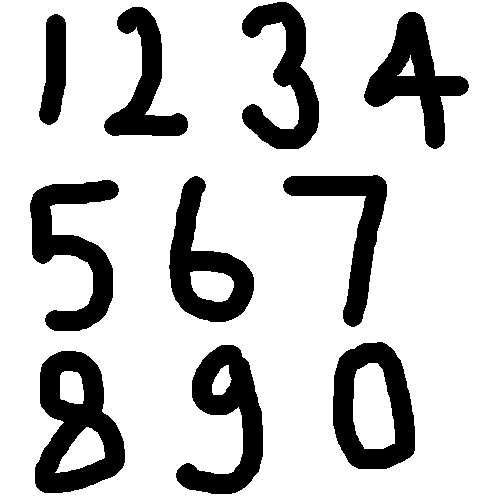
#> input picture multi_digits/out.png, 500 x 500 px, found by its file name
$ jupyter execute multi_digits.py.ipynb   (older library calls are emulated)
#> lines starting #> are read from the running program, lines starting #| are printed output that depends on the picture; after the words box and inside, x2 and y2 are one past the last pixel; in counts of white or black regions, pixels touching at a corner belong together
[cell 1]
import cv2
import numpy as np
import matplotlib.pyplot as plt


def image_show(img):
    cv2.imshow('digits',img)
    cv2.waitKey(0)
    cv2.destroyAllWindows()

img = cv2.imread('digits/out.png',2)
#> img: shape (500, 500); 79.3% white; 10 black regions
img_org =  cv2.imread('digits/out.png')
#> img_org is the input picture: shape (500, 500, 3); 79.3% white; 10 black regions, largest, box (x1, y1, x2, y2) and area: (35, 351, 125, 493) 7099, (176, 345, 263, 494) 5947, (30, 180, 119, 331) 5880
ret,thresh = cv2.threshold(img,127,255,0)
im2,contours,hierarchy = cv2.findContours(thresh, cv2.RETR_CCOMP, cv2.CHAIN_APPROX_SIMPLE)
#> contours = 17 contours; largest, box (x1, y1, x2, y2) and area: (0, 0, 500, 500) 249001, (34, 350, 126, 494) 9240, (332, 341, 416, 470) 8792, (168, 175, 255, 323) 6632, (175, 344, 264, 495) 6570
for j,cnt in enumerate(contours):
    M = cv2.moments(cnt)
    cx = int(M['m10']/M['m00'])
    cy = int(M['m01']/M['m00'])
    area = cv2.contourArea(cnt)
    perimeter = cv2.arcLength(cnt,True)
    epsilon = 0.001*cv2.arcLength(cnt,True)
    approx = cv2.approxPolyDP(cnt,epsilon,True)

    hull = cv2.convexHull(cnt)
    k = cv2.isContourConvex(cnt)
    x,y,w,h = cv2.boundingRect(cnt)
#     if(w<300 and h <300 and (w>50 or h>50) and w>15  and h> 25):
    if(hierarchy[0][j][3]!=-1):
        cv2.rectangle(img_org,(x,y),(x+w,y+h),(0,255,0),2)

#         roi = img[y:y+h, int(x-h/2):int(x+h/2)]
        roi = img[y:y+h, x:x+w]
        path =  'digits/all/' + str(j) + '.png'
        cv2.imwrite(path, roi)


    #drawing contours
        rect = cv2.minAreaRect(cnt)
        box = cv2.boxPoints(rect)
        box = np.int0(box)
        cv2.drawContours(img_org,[approx],0,(0,0,225),2)


        (x,y),radius = cv2.minEnclosingCircle(cnt)
        center = (int(x),int(y))
        radius = int(radius)
        im = cv2.circle(img_org,center,2,(0,255,0),2)
#> this loop made 17 passes
#> (cx, cy, area, perimeter, epsilon, k) on passes 8, 9, 10, 12, 13, 16, 17: (76, 426, 9240.5, 437.4, 0.437, False), (226, 418, 6569.5, 528.7, 0.529, False), (372, 407, 8792.5, 367.5, 0.368, False), (204, 267, 6632, 428, 0.428, False), (350, 227, 4891, 512.8, 0.513, False), (144, 83, 4470, 463.4, 0.463, False), (284, 77, 5449, 575.2, 0.575, False)
#> (cx, cy, area, perimeter, epsilon, k) on passes 11, 14, 15: (73, 248, 6168.5, 639.9, 0.64, False), (53, 69, 2257, 255.4, 0.255, False), (414, 77, 5873, 450.9, 0.451, False)
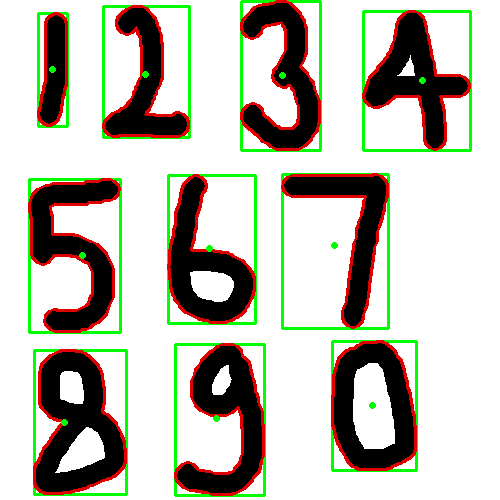
#> img_org: shape (500, 500, 3); 10.22% of pixels changed, all inside (x1, y1, x2, y2) = (28, 0, 472, 497)

im = cv2.cvtColor(im, cv2.COLOR_BGR2RGB)
plt.imshow(im)

[cell 2]
hierarchy[0][0]
for i,x in enumerate(hierarchy[0]):
    print(i,x)
#> this loop made 17 passes
#> x on passes 1 to 12: [1, -1, -1, -1], [2, 0, -1, -1], [3, 1, -1, -1], [4, 2, -1, -1], [5, 3, -1, -1], [6, 4, -1, -1], [-1, 5, 7, -1], [8, -1, -1, 6], [9, 7, -1, 6], [10, 8, -1, 6], [11, 9, -1, 6], [12, 10, -1, 6]
#| 0 [ 1 -1 -1 -1]
#| 1 [ 2  0 -1 -1]
#| 2 [ 3  1 -1 -1]
#| 3 [ 4  2 -1 -1]
#| 4 [ 5  3 -1 -1]
#| 5 [ 6  4 -1 -1]
#| 6 [-1  5  7 -1]
#| 7 [ 8 -1 -1  6]
#> (further printed lines are left out)

[cell 3]
hierarchy
#> Out = 17 rows, first 6: [1, -1, -1, -1], [2, 0, -1, -1], [3, 1, -1, -1], [4, 2, -1, -1], [5, 3, -1, -1], [6, 4, -1, -1]
